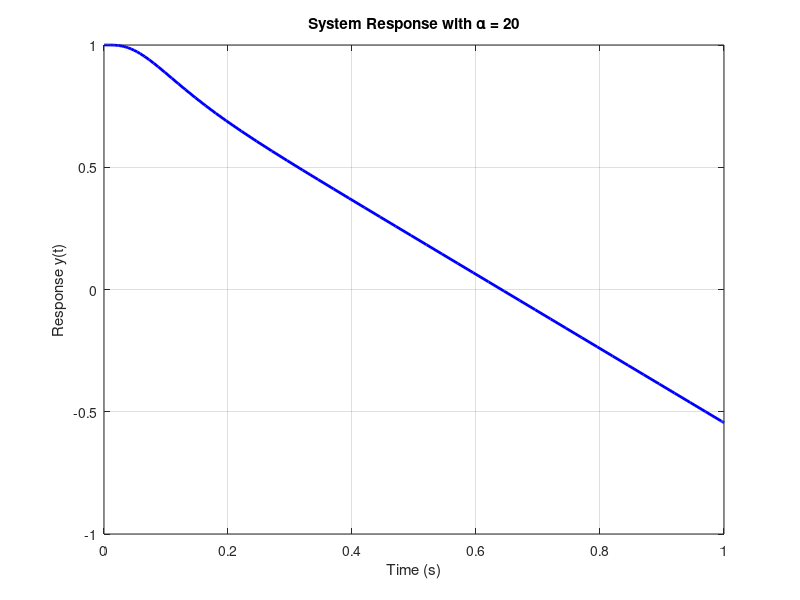

This chart was generated by the following MATLAB code:
function sensitivity_alpha20()
    % Time span
    tspan = [0 1];
    y0 = [1; 0];
    alpha = 20; % Set alpha = 20
    
    % Solve
    [t, y] = ode45(@(t,y) odefun(t,y,alpha), tspan, y0);
    
    % Plot
    figure;
    plot(t, y(:,1), 'b', 'LineWidth', 2);
    xlabel('Time (s)');
    ylabel('Response y(t)');
    title('System Response with \alpha = 20');
    grid on;
end

function dydt = odefun(t,y,alpha)
    alphat = alpha^2 * t * exp(-alpha*t);
    dydt = [y(2); -2*alphat*y(2) - (alphat^2)*y(1)];
end
